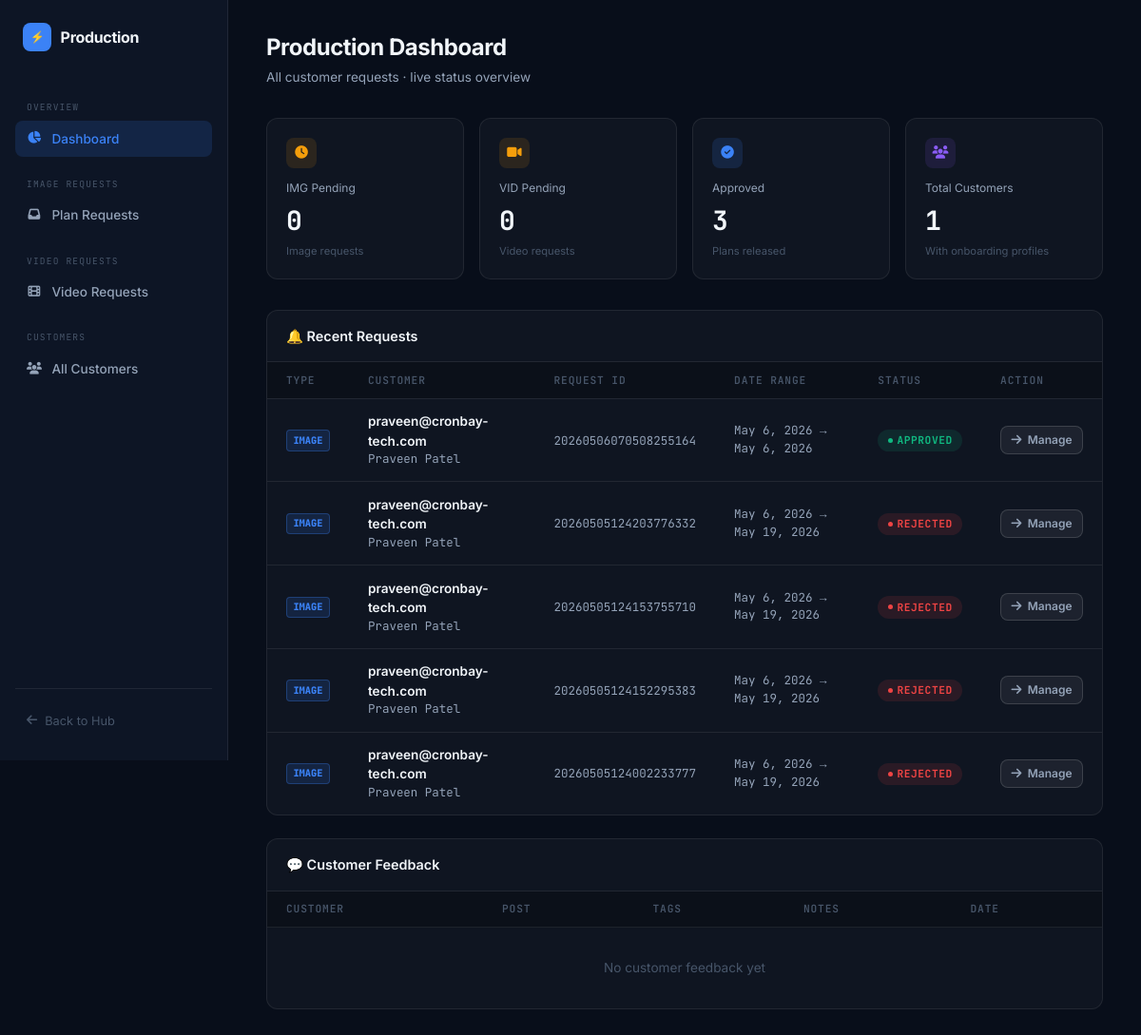
/hub/admin-hub/ (signed in), run on an earlier commit of the app's database.
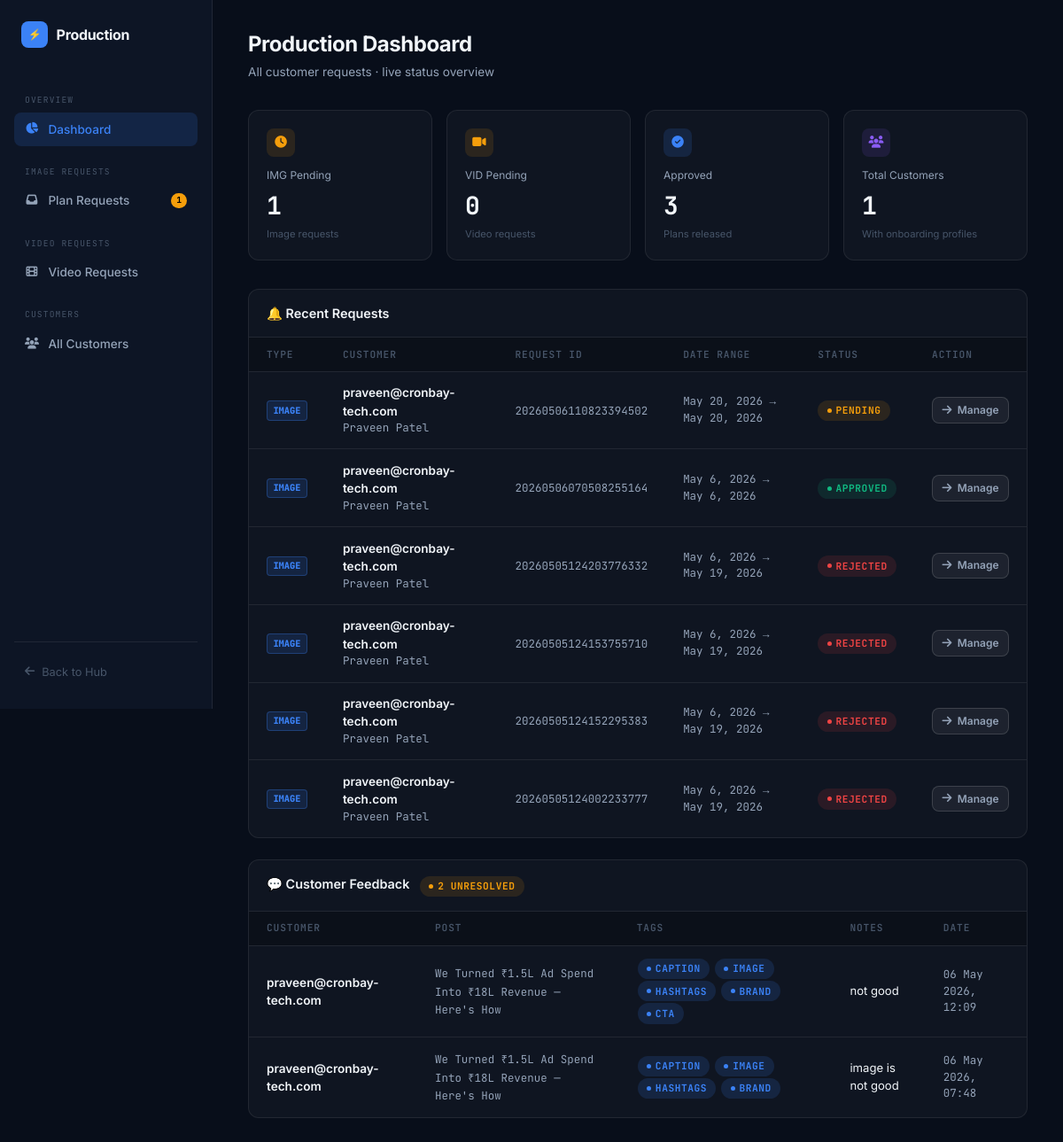
And on a later commit of the database.
### hub/models.py (models this page shows, shortened)
class PlanRequest(models.Model):
    user           = models.ForeignKey(settings.AUTH_USER_MODEL, on_delete=models.CASCADE, related_name='plan_requests')
    request_id     = models.CharField(max_length=30, unique=True)
    start_date     = models.DateField()
    end_date       = models.DateField()
    frequency      = models.CharField(max_length=20, default='daily')
    platforms      = models.JSONField(default=list)
    platform_counts = models.JSONField(default=dict)
    status         = models.CharField(max_length=20, default='pending')
    extra_notes    = models.TextField(blank=True, default='')
    admin_note     = models.TextField(blank=True, default='')
    generated_plan = models.OneToOneField(GeneratedPlan, null=True, blank=True, on_delete=models.SET_NULL, related_name='plan_request')
    created_at     = models.DateTimeField(auto_now_add=True)

class Feedback(models.Model):
    post       = models.ForeignKey(GeneratedPost, on_delete=models.CASCADE, related_name='feedback_entries', null=True, blank=True)
    video_post = models.ForeignKey('video.GeneratedVideoPost', on_delete=models.CASCADE, related_name='feedback_entries', null=True, blank=True)
    user       = models.ForeignKey(settings.AUTH_USER_MODEL, on_delete=models.CASCADE)
    tags       = models.JSONField(default=list) # e.g. ['caption', 'image']
    notes      = models.TextField(blank=True)
    created_at = models.DateTimeField(auto_now_add=True)
    is_resolved = models.BooleanField(default=False)

class GeneratedPost(models.Model):
    plan = models.ForeignKey(GeneratedPlan, on_delete=models.CASCADE, related_name='posts')
    post_id = models.CharField(max_length=40)  # e.g. 20260430130208387207-0
    sort_order = models.IntegerField(default=0)
    date = models.CharField(max_length=10)  # YYYY-MM-DD
    day_of_week = models.CharField(max_length=10, blank=True, default='')
    occasion = models.CharField(max_length=100, blank=True, default='')
    post_type = models.CharField(max_length=20, blank=True, default='')
    platforms = models.JSONField(default=list)
    title = models.CharField(max_length=255, blank=True, default='')
    caption = models.TextField(blank=True, default='')
    hashtags = models.JSONField(default=list, blank=True)
    call_to_action = models.CharField(max_length=500, blank=True, default='')
    image_prompt = models.TextField(blank=True, default='')
    image_aspect_ratio = models.CharField(max_length=10, default='1:1')
    color_palette_hint = models.JSONField(default=list, blank=True)
    image_url = models.URLField(max_length=1000, blank=True, default='')
    image_status = models.CharField(max_length=20, default='pending')
    admin_post_note = models.TextField(blank=True, default='')

### accounts/models.py (models this page shows, shortened)
class User(AbstractUser):
    email = models.EmailField(unique=True)
    USERNAME_FIELD = 'email'
    REQUIRED_FIELDS = ['username']

### hub/admin_views.py (the view)
# urls.py: path("", admin_views.admin_dashboard, name="admin_dashboard"),
@staff_required
def admin_dashboard(request):
    pending_requests = PlanRequest.objects.filter(status='pending').count()
    working_requests = PlanRequest.objects.filter(status='working').count()
    pending_video = VideoRequest.objects.filter(status='pending').count()
    working_video = VideoRequest.objects.filter(status='working').count()
    total_customers  = BusinessProfile.objects.count()
    approved_plans   = GeneratedPlan.objects.filter(status='approved').count()
    approved_video   = GeneratedVideoPlan.objects.filter(status='approved').count()
    recent_img = PlanRequest.objects.select_related('user').order_by('-created_at')[:8]
    for r in recent_img: r.req_type = 'image'
    recent_vid = VideoRequest.objects.select_related('user').order_by('-created_at')[:8]
    for r in recent_vid: r.req_type = 'video'
    recent_requests = sorted(list(recent_img) + list(recent_vid), key=lambda x: x.created_at, reverse=True)[:8]
    recent_feedback = Feedback.objects.select_related('post', 'video_post', 'user').order_by('-created_at')[:10]
    unresolved_feedback = Feedback.objects.filter(is_resolved=False).count()
    return render(request, "hub/admin_panel.html", {
        "section": "dashboard",
        "stats": {
            "pending":   pending_requests,
            "working":   working_requests,
            "pending_video": pending_video,
            "working_video": working_video,
            "customers": total_customers,
            "approved":  approved_plans,
            "approved_video": approved_video,
            "unresolved_feedback": unresolved_feedback,
        },
        "recent_requests": recent_requests,
        "recent_feedback": recent_feedback,
    })

### hub/admin_views.py (called while the page is built)
def staff_required(view_func):
    @wraps(view_func)
    def _wrapped(request, *args, **kwargs):
        if not request.user.is_authenticated:
            return redirect(f'/accounts/login/?next={request.path}')
        if not request.user.is_staff and not request.user.is_superuser:
            if request.user.username in ['Nandhishwaran', 'admin', 'Praveen Patel']:
                return view_func(request, *args, **kwargs)
            return HttpResponseForbidden(f"Admin access only. You are logged in as {request.user.username}")
        return view_func(request, *args, **kwargs)
    return _wrapped

### crontools/templates/hub/admin_panel.html (shortened to what the changed rows need)
{% load static %}
<!DOCTYPE html>
<html lang="en">
<head>
    <link rel="stylesheet" href="https://cdnjs.cloudflare.com/ajax/libs/font-awesome/6.4.0/css/all.min.css">
</head>
<body>
    <aside>
        <nav>
            <a href="{% url 'admin_requests' %}"
                class="{% if section == 'requests' or section == 'request_detail' %}active{% endif %}">
                <i class="fas fa-inbox"></i> Plan Requests
                {% if stats.pending %}<span class="nav-badge">{{ stats.pending }}</span>
                {% endif %}
            </a>
        </nav>
    </aside>
    <main>
        {% if section == 'dashboard' %}
        <div class="page-header">
            <div>
                <h1>Production Dashboard</h1>
                <div class="subtitle">All customer requests · live status overview</div>
            </div>
        </div>
        <div class="stats-row">
            <div class="stat-card">
                <div class="stat-icon" style="background:var(--warning-dim); color:var(--warning);">
                    <i class="fas fa-clock"></i>
                </div>
                <div class="stat-label">IMG Pending</div>
                <div class="stat-value">{{ stats.pending }}</div>
                <div class="stat-sub">Image requests</div>
            </div>
            <div class="stat-card">
                <div class="stat-icon" style="background:var(--warning-dim); color:var(--warning);">
                    <i class="fas fa-video"></i>
                </div>
                <div class="stat-label">VID Pending</div>
                <div class="stat-value">{{ stats.pending_video }}</div>
                <div class="stat-sub">Video requests</div>
            </div>
            <div class="stat-card">
                <div class="stat-icon" style="background:var(--accent-dim); color:var(--accent);">
                    <i class="fas fa-check-circle"></i>
                </div>
                <div class="stat-label">Approved</div>
                <div class="stat-value">{{ stats.approved|add:stats.approved_video }}</div>
                <div class="stat-sub">Plans released</div>
            </div>
            <div class="stat-card">
                <div class="stat-icon" style="background:var(--violet-dim); color:var(--violet);">
                    <i class="fas fa-users"></i>
                </div>
                <div class="stat-label">Total Customers</div>
                <div class="stat-value">{{ stats.customers }}</div>
                <div class="stat-sub">With onboarding profiles</div>
            </div>
        </div>
        <div class="table-wrap">
            <div class="table-toolbar">
                <h3>🔔 Recent Requests</h3>
            </div>
            <table>
                <thead>
                    <tr>
                        <th>Type</th>
                        <th>Customer</th>
                        <th>Request ID</th>
                        <th>Date Range</th>
                        <th>Status</th>
                        <th>Action</th>
                    </tr>
                </thead>
                <tbody>
                    {% for r in recent_requests %}
                    <tr>
                        <td>
                            <span
                                class="badge {% if r.req_type == 'video' %}badge-video{% else %}badge-image{% endif %}">
                                {{ r.req_type|upper }}
                            </span>
                        </td>
                        <td>
                            <div style="font-weight:600;">{{ r.user.email }}</div>
                            <div class="mono">{{ r.user.username }}</div>
                        </td>
                        <td><span class="mono">{{ r.request_id }}</span></td>
                        <td class="mono">{{ r.start_date }} → {{ r.end_date }}</td>
                        <td><span class="pill pill-{{ r.status }}">{{ r.status }}</span></td>
                        <td>
                            {% if r.req_type == 'video' %}
                            <a href="{% url 'admin_video_request_detail' r.request_id %}" class="btn btn-ghost btn-sm">
                                <i class="fas fa-arrow-right"></i> Manage
                            </a>
                            {% else %}
                            <a href="{% url 'admin_request_detail' r.request_id %}" class="btn btn-ghost btn-sm">
                                <i class="fas fa-arrow-right"></i> Manage
                            </a>
                            {% endif %}
                        </td>
                    </tr>
                    {% empty %}
                    <tr>
                        <td colspan="6" style="text-align:center; color:var(--text-3); padding: 2rem;">No requests yet
                        </td>
                    </tr>
                    {% endfor %}
                </tbody>
            </table>
        </div>
        <div class="table-wrap" style="margin-top: 1.5rem;">
            <div class="table-toolbar">
                <h3>💬 Customer Feedback {% if stats.unresolved_feedback %}<span class="pill pill-pending" style="margin-left: 0.5rem;">{{ stats.unresolved_feedback }} unresolved</span>{% endif %}</h3>
            </div>
            <table>
                <thead>
                    <tr>
                        <th>Customer</th>
                        <th>Post</th>
                        <th>Tags</th>
                        <th>Notes</th>
                        <th>Date</th>
                    </tr>
                </thead>
                <tbody>
                    {% for fb in recent_feedback %}
                    <tr>
                        <td>
                            <div style="font-weight:600;">{{ fb.user.email }}</div>
                        </td>
                        <td>
                            <span class="mono">
                                {% if fb.post %}
                                    {{ fb.post.title|default:fb.post.post_id }}
                                {% elif fb.video_post %}
                                    {{ fb.video_post.title|default:fb.video_post.post_id }}
                                {% else %}
                                    -
                                {% endif %}
                            </span>
                        </td>
                        <td>
                            {% for tag in fb.tags %}
                            <span class="pill pill-working" style="margin: 1px;">{{ tag }}</span>
                            {% endfor %}
                        </td>
                        <td style="max-width: 300px; font-size: 0.82rem;">{{ fb.notes|truncatewords:20 }}</td>
                        <td class="mono">{{ fb.created_at|date:"d M Y, H:i" }}</td>
                    </tr>
                    {% empty %}
                    <tr>
                        <td colspan="5" style="text-align:center; color:var(--text-3); padding: 2rem;">No customer feedback yet</td>
                    </tr>
                    {% endfor %}
                </tbody>
            </table>
        </div>
        {% endif %}
    </main>
</body>
</html>

What changed in the data, as far as the page shows it:
added PlanRequest: req_type "IMAGE", user.email "praveen@cronbay-tech.com", user.username "Praveen Patel", request_id "20260506110823394502", start_date "May 20, 2026", end_date "May 20, 2026", status "PENDING", shows "Manage"
added Feedback: user.email "praveen@cronbay-tech.com", post "We Turned ₹1.5L Ad Spend Into ₹18L Revenue — Here's How", tags "CAPTION" "IMAGE" "HASHTAGS" "BRAND" "CTA", notes "not good", created_at "06 May 2026, 12:09"
added Feedback: user.email "praveen@cronbay-tech.com", post "We Turned ₹1.5L Ad Spend Into ₹18L Revenue — Here's How", tags "CAPTION" "IMAGE" "HASHTAGS" "BRAND", notes "image is not good", created_at "06 May 2026, 07:48"
Also different on the page:
{{ stats.pending }}: (not shown) → "1"
{{ stats.pending }}: "0" → "1"
{{ stats.unresolved_feedback }}: (not shown) → "2"
text no longer shown: "No customer feedback yet"
text now shown: "UNRESOLVED"
